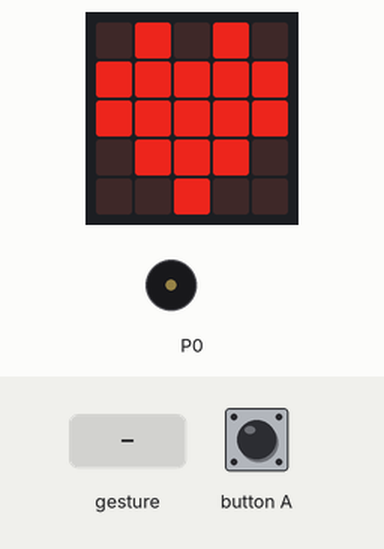
Recording of a program running on a simulated BBC micro:bit running MicroPython. Parts: the board's 5×5 LED display, buzzer (waves = sounding). The inputs (shaded band) are chosen by the test bench. Dim RGB values are drawn brighter than linear; a tilt is held for 1.5 s and a shake lasts 1 s, then the board lies face up again.

Above: at 1.2 s.
1.3 s: gesture 'shake'
At 2.0 s:
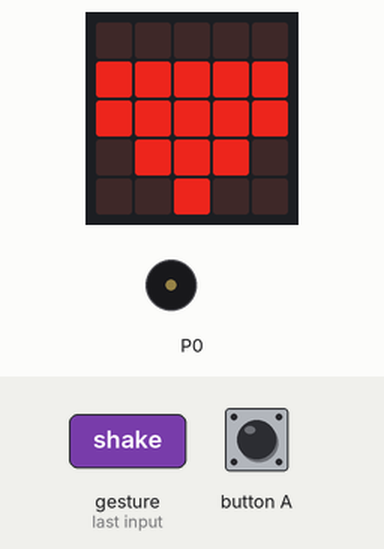
3.0 s: gesture 'shake'
At 4.4 s:
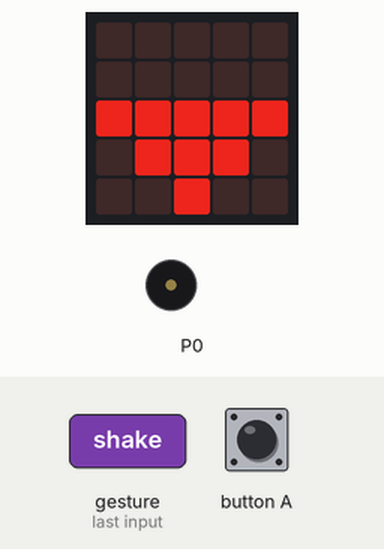
4.7 s: gesture 'shake'
At 5.8 s:
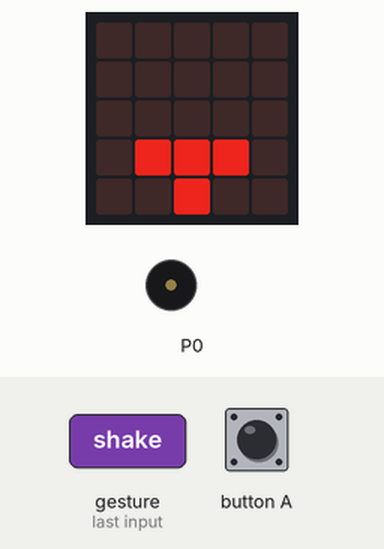
6.4 s: gesture 'shake'
At 7.1 s:
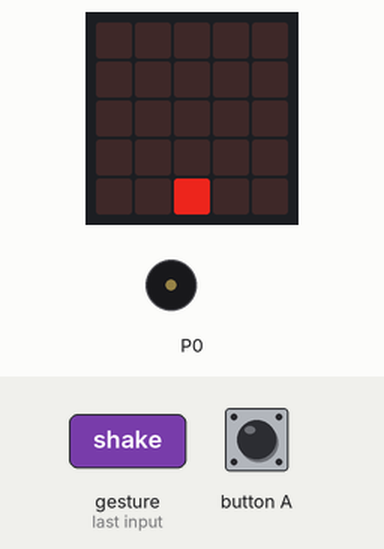
8.1 s: button A pressed for 0.15 s
At 8.7 s:
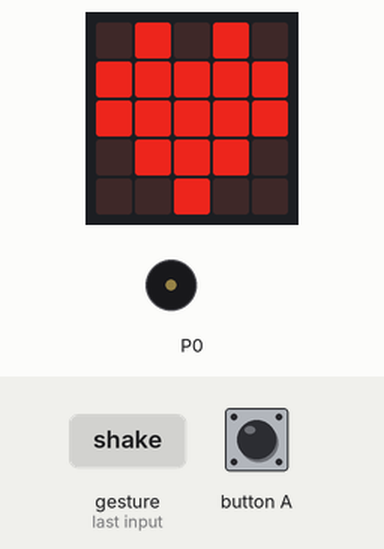
Timing chart, 0 to 10.7 s (numbered marks = the images above; inputs shaded):
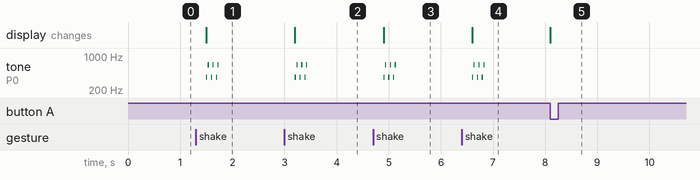

Measured:
- after the input at 1.3 s, tone on P0: silent → 370 Hz after 0.20 s, then repeats every 0.09 s: silent 0.01 s, 659 Hz 0.02 s, silent 0.04 s, 370 Hz 0.02 s, until it stays silent from 1.7 s; the display: changes after 0.20 s (image 1)
- after the input at 3.0 s, tone on P0: silent → 370 Hz after 0.20 s, then repeats every 0.09 s: silent 0.01 s, 659 Hz 0.02 s, silent 0.04 s, 370 Hz 0.02 s, until it stays silent from 3.4 s; the display: changes after 0.20 s (image 2)
- after the input at 4.7 s, tone on P0: silent → 370 Hz after 0.20 s, then repeats every 0.09 s: silent 0.01 s, 659 Hz 0.02 s, silent 0.04 s, 370 Hz 0.02 s, until it stays silent from 5.1 s; the display: changes after 0.20 s (image 3)
- after the input at 6.4 s, tone on P0: silent → 370 Hz after 0.20 s, then repeats every 0.09 s: silent 0.01 s, 659 Hz 0.02 s, silent 0.04 s, 370 Hz 0.02 s, until it stays silent from 6.8 s; the display: changes after 0.20 s (image 4)
- after the input at 8.1 s, the display: changes at once (image 5)

The program:

main.py
```python
# Imports go at the top
from microbit import *
from sounds import play_hit_sound, play_death_sound
from health_indicator import show_health, HealthLevel

# We start with full health, and we show that on the screen.
health = HealthLevel.FULL
show_health(health)

# Define a function which handles a "hit".
def handle_hit():
    # We were hit. Decrease the health by 1, update the screen.
    global health
    health = health - 1
    show_health(health)

    # Play the hit or death sound, depending on whether
    # the remaining health is greater than HealthLevel.DEAD.
    if health == HealthLevel.DEAD:
        play_death_sound()
    else:
        play_hit_sound()

# Define a function that resets health and screen.
def reset():
    global health
    health = 5
    show_health(health)

# Code in a 'while True:' loop repeats forever
while True:
    # If the sensor registered a shake gesture (and we are not dead yet),
    # we call that a hit.
    if accelerometer.was_gesture('shake') and health > HealthLevel.DEAD:
        handle_hit()

    # Press the A button to reset everything.
    if button_a.was_pressed():
        reset()
```

sounds.py
```python
import music

# Note representation: "c4:3" represents the note C4, played
# for 3 time units.

def play_hit_sound():
    tones = ['f#4:1', 'e5:1', ':4', 'f#4:1', 'e5:1', ':4', 'f#4:1', 'e5:1', ':4']
    music.set_tempo(bpm=480)
    music.play(tones)

def play_death_sound():
    tones = ['b3:1', 'f4:1', ':1', 'f4:1', 'f4:1', 'e4:1', 'd4:1', 'c4:3']
    music.set_tempo(bpm=120)
    music.play(tones)
```

health_indicator.py
```python
from microbit import *

# Define the possible health levels. Level 5 means
# full health (show full heart), level 0 means death
# (show blank screen).
class HealthLevel:
    FULL = 5
    DMG_80 = 4
    DMG_60 = 3
    DMG_40 = 2
    DMG_20 = 1
    DEAD = 0

# Define the pixel graphic of the full heart, line by
# line. LEDs are all set to brightness level 7 out of 9.
_heart = [
    '07070',
    '77777',
    '77777',
    '07770',
    '00700'
]

# Define a function that creates the health indicator image
# based on a given health level. Assemble the image top to
# bottom.
def _create_health_indicator(health):
    # We have no lines yet.
    lines = []

    # How many blank lines do we need to draw at the top, before
    # we start drawing lines of the heart image? That depends: for
    # health level 5, we need all five heart lines, so no blanks.
    # For health level 3, we need three heart lines at the bottom,
    # which means two blanks at the top. And so on, and so forth.
    # There are five lines in total. The number of heart lines is
    # equal to the health level. So, the number of blanks is 5 minus
    # the health level.
    number_of_blank_lines = 5 - health

    for i in range(0, 5): # We need to draw 5 lines, 0 to 4.
        # i goes through values 0 to 4. If, for example,
        # number_of_blank_lines is 2, that means we should draw a
        # blank line for i=0 and i=1 (so we have two blank lines).
        # Once i reaches 2, we can start drawing heart lines.
        should_draw_blank_line = i < number_of_blank_lines

        # Draw a blank line ('00000') or a heart line, depending on
        # our decision from before.
        lines.append('00000' if should_draw_blank_line else _heart[i])

    # Right now, our image is a list of lines. However, the Image()
    # function wants it to be a single string, with lines separated
    # by a ':'. So, ':'.join(lines) takes our list of lines, puts
    # all entries into a single string, and separates the entries
    # with a ':'. We can then pass that string into the Image()
    # function, which results in something that we can display on
    # our screen.
    return Image(':'.join(lines))

# Define a function that prints the health indicator to the screen.
def show_health(health):
    # Create the health indicator and print it to the screen.
    display.show(_create_health_indicator(health))
```
